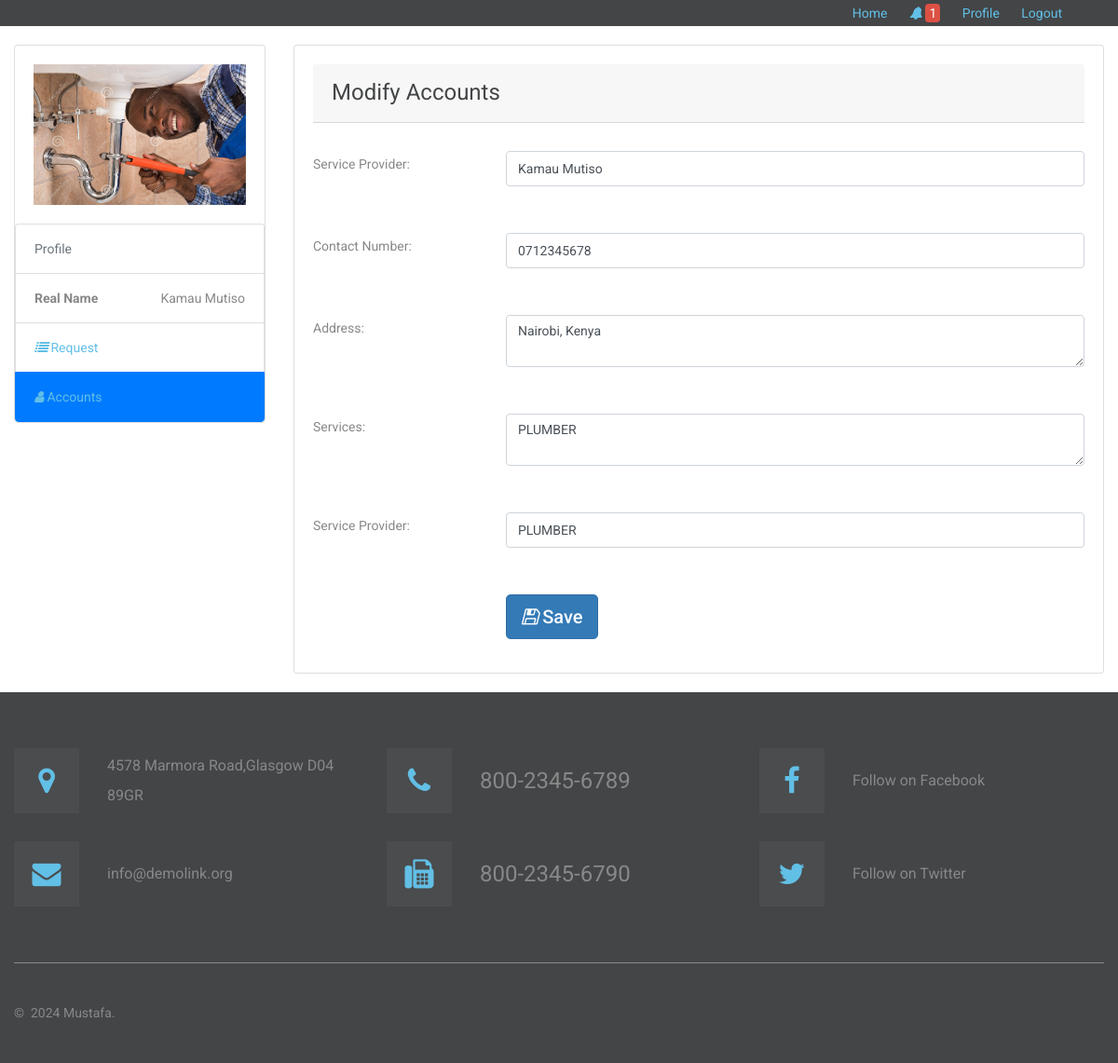
The page /service/index.php?view=accounts (signed in) on the database its author committed.
### tables this page shows
CREATE TABLE `tblserviceprovider` (
  `ServiceID` int(11) NOT NULL,
  `ServiceName` varchar(90) NOT NULL,
  `ServiceContact` varchar(30) NOT NULL,
  `ServiceAddress` text NOT NULL,
  `lat` double NOT NULL DEFAULT 0,
  `lng` double NOT NULL DEFAULT 0,
  `Services` text NOT NULL,
  `EmailAddress` varchar(90) NOT NULL DEFAULT 'ma5755333@gmail.com',
  `spUsername` varchar(90) NOT NULL,
  `spPassword` varchar(90) NOT NULL,
  `Status` varchar(90) NOT NULL DEFAULT 'Confirmed',
  `PicLoc` text NOT NULL
);

### includes/database.php (called while the page is built, shortened)
<?php
class Database
{
    public $sql_string = '';
    private $conn;
    public function open_connection()
    {
        $this->conn = new mysqli(server, user, pass, database_name);
    }
    public function setQuery($sql = '')
    {
        $this->sql_string = $sql;
    }
    public function executeQuery()
    {
        $result = $this->conn->query($this->sql_string);
        return $result;
    }
    private function confirm_query($result)
    {
        return $result;
    }
    public function loadSingleResult()
    {
        $cur = $this->executeQuery();
        while ($row = $cur->fetch_object()) {
            return $data = $row;
        }
    }
}
$mydb = new Database();
?>

### includes/serviceprovider.php (called while the page is built, shortened)
<?php
require_once(LIB_PATH.DS.'database.php');
class ServiceProvider{
	protected static $tbl_name = "tblserviceprovider";
	function single_provider($id=0){
			global $mydb;
			$mydb->setQuery("SELECT * FROM ".self::$tbl_name." Where ServiceID= {$id} LIMIT 1");
			$cur = $mydb->loadSingleResult();
			return $cur;
	}
}
?>

### service/index.php (the view, shortened to what this page needs)
<?php
require_once("../includes/initialize.php");
$view = (isset($_GET['view']) && $_GET['view'] != '') ? $_GET['view'] : '';
switch ($view) {
	default :
		$content    = 'profile.php';
}
?>
<?php
  $sql = "SELECT count(*) as num FROM `tblrequest` WHERE `Status`='Confirmed' AND `Viewed`=0";
  $mydb->setQuery($sql);
  $notify_num = $mydb->loadSingleResult();
?>
<!DOCTYPE html>
<html class="wide wow-animation" lang="en">
  <head>
    <link rel="stylesheet" href="<?php echo web_root;?>css/style.css">
    <link rel="stylesheet" href="<?php echo web_root;?>font-awesome/css/material-design-iconic-font.min.css">
  </head>
  <body>
    <div class="page">
      <header class="section page-header">
          <nav class="menu">
            <div class="top-nav">
              <ul class="pull-right">
                  <li><a href="<?php echo web_root;?>">Home</a></li>
                  <li><a title="Notification" href="<?php echo web_root;?>service/index.php?view=notification"><i class="fa fa-bell"></i> <span class="notif"><?php echo $notify_num->num; ?></span></a></li>
                  <li><a href="<?php echo web_root;?>service/">Profile</a></li>
                  <li><a href="<?php echo web_root;?>logout.php">Logout</a></li>
              </ul>
            </div>
          </nav>
      </header>
     <div style="min-height: 200px">
     <?php  require_once $content ;?>
   </div>
      <section class="section section-lg bg-gray-700">
        <div class="container">
          <div class="row row-30">
            <div class="col-lg-4">
              <div class="row row-30">
                <div class="col-sm-6 col-lg-12 wow fadeInRight">
                  <article class="info-classic align-items-center">
                    <div class="unit unit-spacing-md align-items-center flex-column flex-md-row text-center text-md-left">
                      <div class="unit-left">
                        <div class="info-classic-icon fa-map-marker"></div>
                      </div>
                      <div class="unit-body"><a class="info-classic-link" href="#">4578 Marmora Road,Glasgow D04 89GR</a></div>
                    </div>
                  </article>
                </div>
                <div class="col-sm-6 col-lg-12 wow fadeInRight" data-wow-delay=".05s">
                  <article class="info-classic align-items-center">
                    <div class="unit unit-spacing-md align-items-center flex-column flex-md-row text-center text-md-left">
                      <div class="unit-left">
                        <div class="info-classic-icon fa-envelope"></div>
                      </div>
                      <div class="unit-body"><a class="info-classic-link" href="mailto:#">info@demolink.org</a></div>
                    </div>
                  </article>
                </div>
              </div>
            </div>
            <div class="col-lg-4">
              <div class="row row-30">
                <div class="col-sm-6 col-lg-12 wow fadeInRight" data-wow-delay=".1s">
                  <article class="info-classic align-items-center info-classic-2">
                    <div class="unit unit-spacing-md align-items-center flex-column flex-md-row text-center text-md-left">
                      <div class="unit-left">
                        <div class="info-classic-icon fa-phone"></div>
                      </div>
                      <div class="unit-body"><a class="info-classic-link" href="tel:#">800-2345-6789</a></div>
                    </div>
                  </article>
                </div>
                <div class="col-sm-6 col-lg-12 wow fadeInRight">
                  <article class="info-classic align-items-center info-classic-2">
                    <div class="unit unit-spacing-md align-items-center flex-column flex-md-row text-center text-md-left">
                      <div class="unit-left">
                        <div class="info-classic-icon fa-fax"></div>
                      </div>
                      <div class="unit-body"><a class="info-classic-link" href="tel:#">800-2345-6790</a></div>
                    </div>
                  </article>
                </div>
              </div>
            </div>
            <div class="col-lg-4">
              <div class="row row-30">
                <div class="col-sm-6 col-lg-12 wow fadeInRight" data-wow-delay=".05s">
                  <article class="info-classic align-items-center">
                    <div class="unit unit-spacing-md align-items-center flex-column flex-md-row text-center text-md-left">
                      <div class="unit-left">
                        <div class="info-classic-icon fa-facebook"></div>
                      </div>
                      <div class="unit-body"><a class="info-classic-link" href="#">Follow on Facebook</a></div>
                    </div>
                  </article>
                </div>
                <div class="col-sm-6 col-lg-12 wow fadeInRight" data-wow-delay=".1s">
                  <article class="info-classic align-items-center">
                    <div class="unit unit-spacing-md align-items-center flex-column flex-md-row text-center text-md-left">
                      <div class="unit-left">
                        <div class="info-classic-icon fa-twitter"></div>
                      </div>
                      <div class="unit-body"><a class="info-classic-link" href="#">Follow on Twitter</a></div>
                    </div>
                  </article>
                </div>
              </div>
            </div>
          </div>
        </div>
      </section>
      <footer class="section footer-classic">
        <div class="container">
          <p class="rights"><span>&copy;&nbsp; </span><span class="copyright-year"></span><span>&nbsp;</span><span>Mustafa</span><span>.&nbsp;</span></p>
        </div>
      </footer>
    </div>
  </body>
</html>

### service/profile.php (shortened to what this page needs)
   <?php
 $sql = "SELECT * FROM `tblserviceprovider` WHERE `ServiceID`=".$_SESSION['ServiceID'];
 $mydb->setQuery($sql);
 $sp=$mydb->loadSingleResult();
 ?>
<div class="container wrap">
    <div class="row">
        <div class="col-sm-3">
           <div class="card card-default">
            <div class="card-body">
              <div  id="image-container">
                <img title="profile image"  data-target="#myModal"  data-toggle="modal"  src="<?php echo web_root.'images/'.$sp->PicLoc; ?>">
              </div>
             </div>
          <ul class="list-group">
            <li class="list-group-item text-muted">Profile</li>
            <li class="list-group-item text-right"><span class="pull-left"><strong>Real Name</strong></span>
             <?php echo $sp->ServiceName; ?>
             </li>
              <li class="list-group-item <?php echo ($view=='request' || $view=='' || $view=='roomdetails') ? 'active': '';?>"><a href="<?php echo web_root.'service/index.php?view=request'; ?>"><i class="fa fa-list"></i> Request
                   </a></li>
                  <li class="list-group-item <?php echo ($view=='accounts') ? 'active': '';?>"><a href="<?php echo web_root.'service/index.php?view=accounts'; ?>"><i class="fa fa-user"></i> Accounts </a></li>
          </ul>
          </div>
        </div>
        <div class="col-sm-9">
          <div class="card card-default card-wrap">
            <div class="card-body">
              <?php
                  $view = (isset($_GET['view']) && $_GET['view'] != '') ? $_GET['view'] : '';
                  switch ($view) {
                      case 'accounts' :
                      $content    = 'edit.php';
                      break;
                  }
                  require_once $content;
                  ?>
            </div>
          </div>
        </div>
    </div>
  </div>

### service/edit.php (shortened to what this page needs)
<?php
$id = $_SESSION['ServiceID'];
  $sp = New ServiceProvider();
  $res = $sp->single_provider($id);
?>
<form class="form-horizontal span6" action="controller.php?action=edit" method="POST">
    <div class="row no-gutters">
                <div class="col-md-12">
                      <div class="card-header">
                          <h4>Modify Accounts</h4>
                    </div>
                    <div class="form-group row no-gutters">
                      <label class="col-md-3 label" for=
                      "ServiceName">Service Provider:</label>
                      <div class="col-md-9">
                         <input class="form-control input-sm" id="ServiceName" name="ServiceName" placeholder=
                            "Service Provider" type="text" value="<?php echo $res->ServiceName ?>">
                      </div>
                    </div>
                    <div class="form-group row no-gutters">
                      <label class="col-md-3 label" for=
                      "ServiceContact">Contact Number:</label>
                      <div class="col-md-9">
                         <input class="form-control input-sm" id="ServiceContact" name="ServiceContact" placeholder=
                            "Contact Number" type="text" value="<?php echo $res->ServiceContact ?>">
                      </div>
                    </div>
                    <div class="form-group row no-gutters">
                      <label class="col-md-3 label" for=
                      "ServiceAddress">Address:</label>
                      <div class="col-md-9">
                         <textarea class="form-control input-sm" id="ServiceAddress" name="ServiceAddress" placeholder=
                            "Address" ><?php echo $res->ServiceAddress ?></textarea>
                      </div>
                    </div>
                    <div class="form-group row no-gutters">
                      <label class="col-md-3 label" for=
                      "Services">Services:</label>
                      <div class="col-md-9">
                         <textarea class="form-control input-sm" id="Services" name="Services" placeholder=
                            "Services" ><?php echo $res->Services ?></textarea>
                      </div>
                    </div>
                     <div class="form-group row no-gutters">
                      <label class="col-md-3 label" for=
                      "spUsername">Service Provider:</label>
                      <div class="col-md-9">
                         <input class="form-control input-sm" id="spUsername" name="spUsername" placeholder=
                            "Username" type="text" value="<?php echo $res->spUsername ?>">
                      </div>
                    </div>
                    <div class="form-group row no-gutters">
                      <label class="col-md-3 label" for=
                      "idno"></label>
                      <div class="col-md-9">
                       <button class="btn btn-primary btn-lg" id="usersave" name="save" type="submit" ><i class="fa fa-save"></i>  Save</button>
                       </div>
                    </div>
                </div>
                </div>
</form>

### service/index.php (style rules this page uses)
.top-nav { width: 100%; background-color: #434547; float: left; z-index: 99999999; }
.top-nav ul { padding-right: 50px; }
.top-nav ul li { padding: 0px 10px; display: inline; }
.top-nav .notif { border-radius: 4px; background-color: #DD5044; padding: 2px 4px; color: #fff; }

### service/profile.php (style rules this page uses)
.card-body img { width: 100%; height: 50%; }
.wrap { margin-top: 20px; margin-bottom: 20px; }
.card-wrap { min-height: 290px; }

### rows shown on the page
tblserviceprovider: PicLoc (picture), ServiceName "Kamau Mutiso", ServiceContact "0712345678", ServiceAddress "Nairobi, Kenya", Services "PLUMBER", spUsername "PLUMBER"

### other values the page prints
$notify_num->num "1"
